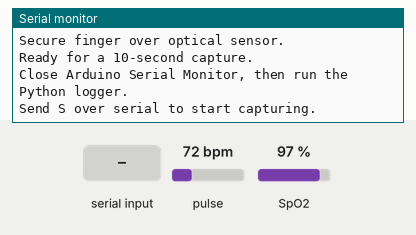
This sketch was run on a simulated ESP32. Shown: the last lines printed to the serial monitor. The inputs (shaded band) are chosen by the test bench; at power-on: pulse 72 bpm, SpO2 97 %.

Above: at 2.2 s.
2.3 s: "S" received over Serial
At 2.37 s:
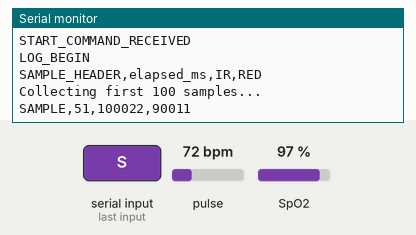
3.8 s: pulse set to 42 bpm
At 3.9 s:
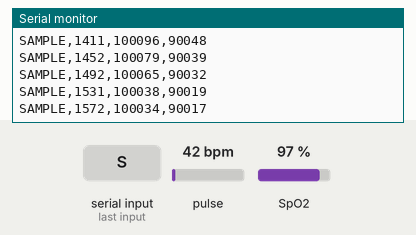
6.8 s: SpO2 set to 80 %
At 6.9 s:
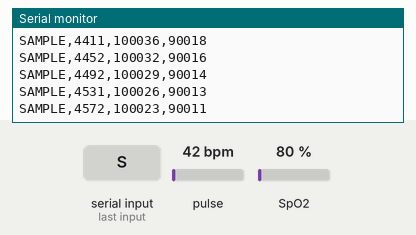
8.3 s: pulse set to 70 bpm
At 8.3 s:
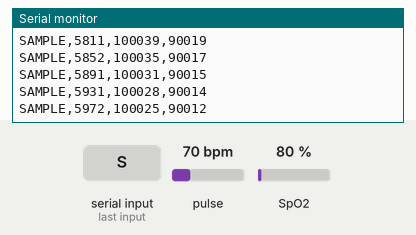
9.8 s: "s" received over Serial
Timing chart, 0 to 12.8 s (numbered marks = the images above; inputs shaded):
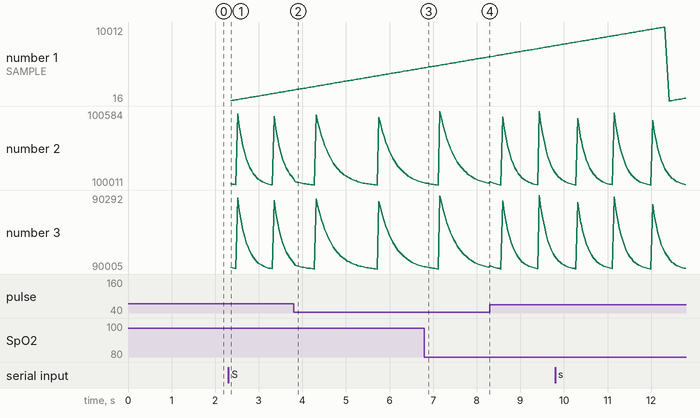

Measured:
- after the input at 2.3 s, the serial monitor: prints a new line at once (image 1)

The sketch:

MAX30102_PLOT_WRITE.ino
```cpp
#include <Arduino.h>
#include <Wire.h>
#include "MAX30105.h"
#include "spo2_algorithm.h"

// =====================================================
// ESP32 / MAX30102 interpreter. Sends raw data to : MAX30102_PLOT_READ.py to log and graph

#define SDA_PIN 21
#define SCL_PIN 22

MAX30105 particleSensor;

// Avoid BUFFER_SIZE naming conflict with the library
const int SAMPLE_BUFFER_SIZE = 100;
const int NEW_SAMPLES = 25;

// Diagnostic thresholds.
// These are starting heuristics, NOT calibrated limits.
const uint32_t LOW_SIGNAL_THRESHOLD = 10000;
const uint32_t NEAR_ADC_MAX = 250000;
const unsigned long SAMPLE_TIMEOUT_MS = 1500;

// Sensor buffers
uint32_t irBuffer[SAMPLE_BUFFER_SIZE];
uint32_t redBuffer[SAMPLE_BUFFER_SIZE];

// Algorithm outputs
int32_t heartRate = 0;
int32_t spo2 = 0;

int8_t validHeartRate = 0;
int8_t validSPO2 = 0;

// Tracks whether we have a complete 100-sample window
bool bufferReady = false;

// The PC sends 'S' to trigger a complete 10-second capture.
// The Arduino sends timestamped raw samples and existing diagnostics.
const unsigned long CAPTURE_DURATION_MS = 10000;
bool captureActive = false;
unsigned long captureStartMs = 0;

void stopCapture() {
  Serial.println("LOG_END");
  captureActive = false;
  Serial.println("Capture complete. Send S for another 10-second capture.");
}


// =====================================================
// SIGNAL STATISTICS
// =====================================================

struct SignalStats {
  uint32_t minimum;
  uint32_t maximum;
  float average;
  float rangePercent;

  int lowSamples;
  int nearMaxSamples;
  int largeJumps;
  int repeatedPairs;
};

// Keep SignalStats out of top-level function signatures. Arduino may
// auto-generate prototypes before the struct definition otherwise.
// Slots: 0=full IR, 1=full RED, 2=new IR, 3=new RED.
SignalStats diagnosticStats[4];

// Analyze any section of a sample buffer
void analyzeSignal(
  const uint32_t data[],
  int startIndex,
  int count,
  int slot
) {

  SignalStats &result = diagnosticStats[slot];
  result = {};

  result.minimum = 0xFFFFFFFFUL;
  result.maximum = 0;

  uint64_t sum = 0;

  for (int i = startIndex; i < startIndex + count; i++) {

    uint32_t value = data[i];

    sum += value;

    if (value < result.minimum)
      result.minimum = value;

    if (value > result.maximum)
      result.maximum = value;

    // Detect unusually low signal values
    if (value < LOW_SIGNAL_THRESHOLD)
      result.lowSamples++;

    // Detect values approaching the 18-bit ADC limit
    if (value >= NEAR_ADC_MAX)
      result.nearMaxSamples++;

    if (i > startIndex) {

      uint32_t previous = data[i - 1];

      // Calculate absolute difference between samples
      uint32_t difference =
        value >= previous ?
        value - previous :
        previous - value;

      // Flag changes >= 25% of previous sample
      if (previous > 0 &&
          (uint64_t)difference * 4 >= previous) {

        result.largeJumps++;
      }

      // Detect consecutive identical readings
      if (value == previous)
        result.repeatedPairs++;
    }
  }

  result.average = (float)sum / count;

  if (result.average > 0) {
    result.rangePercent =
      100.0f *
      (result.maximum - result.minimum) /
      result.average;
  } else {
    result.rangePercent = 0;
  }

}

// =====================================================
// READ ONE RED/IR SAMPLE PAIR
// =====================================================

bool readSensor(int index) {

  unsigned long startTime = millis();

  // Wait for a sample, but don't wait forever
  while (particleSensor.available() == 0) {

    particleSensor.check();

    if (millis() - startTime > SAMPLE_TIMEOUT_MS) {
      return false;
    }

    delay(1);
  }

  // Read matching samples from the FIFO
  redBuffer[index] = particleSensor.getFIFORed();
  irBuffer[index] = particleSensor.getFIFOIR();

  // Timestamped raw samples: SAMPLE,elapsed_ms,IR,RED
  // This is useful for plotting the pulse waveform and finding dropouts.
  if (captureActive) {
    Serial.print("SAMPLE,");
    Serial.print(millis() - captureStartMs);
    Serial.print(",");
    Serial.print(irBuffer[index]);
    Serial.print(",");
    Serial.println(redBuffer[index]);
  }

  particleSensor.nextSample();

  return true;
}

// =====================================================
// HEART RATE AND SPO2 CALCULATION
// =====================================================

void calculateVitals() {

  maxim_heart_rate_and_oxygen_saturation(
    irBuffer,
    SAMPLE_BUFFER_SIZE,
    redBuffer,
    &spo2,
    &validSPO2,
    &heartRate,
    &validHeartRate
  );
}

// =====================================================
// PRINT SIGNAL STATISTICS
// =====================================================

void printStats(const char* label, int slot) {

  const SignalStats &s = diagnosticStats[slot];
  Serial.print(label);

  Serial.print(" Min=");
  Serial.print(s.minimum);

  Serial.print(" Max=");
  Serial.print(s.maximum);

  Serial.print(" Avg=");
  Serial.print(s.average, 1);

  Serial.print(" Range%=");
  Serial.print(s.rangePercent, 1);

  Serial.print(" Low=");
  Serial.print(s.lowSamples);

  Serial.print(" NearMax=");
  Serial.print(s.nearMaxSamples);

  Serial.print(" Jumps=");
  Serial.print(s.largeJumps);

  Serial.print(" Repeats=");
  Serial.println(s.repeatedPairs);
}

// =====================================================
// DISPLAY RESULTS AND DIAGNOSTICS
// =====================================================

void printVitals(int recentStart, int recentCount,
                 unsigned long collectionTime) {

  // Analyze complete 100-sample window and newly collected samples.
  analyzeSignal(irBuffer, 0, SAMPLE_BUFFER_SIZE, 0);
  analyzeSignal(redBuffer, 0, SAMPLE_BUFFER_SIZE, 1);
  analyzeSignal(irBuffer, recentStart, recentCount, 2);
  analyzeSignal(redBuffer, recentStart, recentCount, 3);

  // Local aliases do not appear in Arduino-generated prototypes.
  const SignalStats &irStats = diagnosticStats[0];
  const SignalStats &redStats = diagnosticStats[1];
  const SignalStats &recentIR = diagnosticStats[2];
  const SignalStats &recentRED = diagnosticStats[3];

  Serial.println();
  Serial.println("================================");
  Serial.println("       MAX30102 DIAGNOSTICS");
  Serial.println("================================");

  // ---------------------------------------------
  // Latest readings
  // ---------------------------------------------

  Serial.print("Latest IR: ");
  Serial.println(irBuffer[SAMPLE_BUFFER_SIZE - 1]);

  Serial.print("Latest RED: ");
  Serial.println(redBuffer[SAMPLE_BUFFER_SIZE - 1]);

  Serial.print("Samples collected: ");
  Serial.println(recentCount);

  Serial.print("Collection time (ms): ");
  Serial.println(collectionTime);

  // ---------------------------------------------
  // Calculated results
  // ---------------------------------------------

  Serial.println("--- VITALS ---");

  Serial.print("Heart Rate: ");

  if (validHeartRate == 1 && heartRate > 0) {
    Serial.print(heartRate);
    Serial.println(" BPM");
  } else {
    Serial.println("INVALID");
  }

  Serial.print("Blood Oxygen: ");

  if (validSPO2 == 1 && spo2 >= 0 && spo2 <= 100) {
    Serial.print(spo2);
    Serial.println(" %");
  } else {
    Serial.println("INVALID");
  }

  // ---------------------------------------------
  // Raw outputs from Maxim algorithm
  // ---------------------------------------------

  Serial.println("--- ALGORITHM OUTPUT ---");

  Serial.print("Raw Heart Rate: ");
  Serial.println(heartRate);

  Serial.print("Heart Rate Valid Flag: ");
  Serial.println((int)validHeartRate);

  Serial.print("Raw SpO2: ");
  Serial.println(spo2);

  Serial.print("SpO2 Valid Flag: ");
  Serial.println((int)validSPO2);

  // ---------------------------------------------
  // Raw signal information
  // ---------------------------------------------

  Serial.println("--- FULL 100-SAMPLE WINDOW ---");

  printStats("IR: ", 0);
  printStats("RED:", 1);

  Serial.println("--- NEW SAMPLES ONLY ---");

  printStats("IR: ", 2);
  printStats("RED:", 3);

  // ---------------------------------------------
  // Diagnostic warnings
  // ---------------------------------------------

  Serial.println("--- DIAGNOSTIC REPORT ---");

  bool signalWarning = false;

  // Low optical signal
  if (recentIR.lowSamples > 0 ||
      recentRED.lowSamples > 0) {

    Serial.println(
      "WARNING: Low optical signal detected."
    );

    Serial.println(
      "Possible: finger shifted, poor contact,"
    );

    Serial.println(
      "weak illumination, or sensor read issue."
    );

    signalWarning = true;
  }

  // Abrupt variations in received light
  if (recentIR.largeJumps > 0 ||
      recentRED.largeJumps > 0) {

    Serial.println(
      "WARNING: Sudden signal changes detected."
    );

    Serial.println(
      "Possible: movement, unstable pressure,"
    );

    Serial.println(
      "loose connection, or sample corruption."
    );

    signalWarning = true;
  }

  // Large variation across complete window
  if (irStats.rangePercent > 30.0f ||
      redStats.rangePercent > 30.0f) {

    Serial.println(
      "WARNING: Large variation in 4-second window."
    );

    Serial.println(
      "Optical contact may have changed."
    );

    signalWarning = true;
  }

  // Approaching ADC limit
  if (irStats.nearMaxSamples > 0 ||
      redStats.nearMaxSamples > 0) {

    Serial.println(
      "WARNING: Signal approaching ADC maximum."
    );

    Serial.println(
      "Check LED brightness and sensor placement."
    );

    signalWarning = true;
  }

  // Repeated samples
  if (recentIR.repeatedPairs > 15 ||
      recentRED.repeatedPairs > 15) {

    Serial.println(
      "WARNING: Many consecutive identical samples."
    );

    Serial.println(
      "Possible weak or stalled signal acquisition."
    );

    signalWarning = true;
  }

  // Heart-rate algorithm failure
  if (validHeartRate != 1 || heartRate <= 0) {

    Serial.println(
      "ERROR: Heart-rate algorithm rejected result."
    );

    Serial.println(
      "It may not have found enough usable IR peaks."
    );
  }

  // SpO2 algorithm failure
  if (validSPO2 != 1 || spo2 < 0 || spo2 > 100) {

    Serial.println(
      "ERROR: SpO2 algorithm rejected result."
    );

    Serial.println(
      "Possible unusable RED/IR pulse ratios."
    );

    Serial.println(
      "Check signal quality and library algorithm."
    );
  }

  // Valid flag with questionable input
  if (signalWarning &&
      validSPO2 == 1 &&
      spo2 >= 0 &&
      spo2 <= 100) {

    Serial.println(
      "CAUTION: SpO2 was accepted despite"
    );

    Serial.println(
      "detected signal-quality warnings."
    );
  }

  if (!signalWarning) {
    Serial.println(
      "No major raw-signal warnings detected."
    );
  }

  Serial.println(
    "NOTE: Diagnostics are heuristic, not proof."
  );

  Serial.println("================================");
}

// =====================================================
// SETUP
// =====================================================

void setup() {

  Serial.begin(115200);
  delay(1000);

  Serial.println("FIRMWARE: MAX30102_PLOT_READY_V3");
  Serial.println("Initializing MAX30102...");

  // ESP32 I2C pins
  Wire.begin(SDA_PIN, SCL_PIN);

  if (!particleSensor.begin(Wire, I2C_SPEED_FAST)) {

    Serial.println("MAX30102 not found!");
    Serial.println("Check wiring and power.");

    while (true) {
      delay(1000);
    }
  }

  Serial.println("MAX30102 initialized.");

  // Preserve original SpO2 algorithm settings
  byte ledBrightness = 60;
  byte sampleAverage = 4;
  byte ledMode = 2;

  int sampleRate = 100;
  int pulseWidth = 411;
  int adcRange = 4096;

  particleSensor.setup(
    ledBrightness,
    sampleAverage,
    ledMode,
    sampleRate,
    pulseWidth,
    adcRange
  );

  particleSensor.setPulseAmplitudeGreen(0);

  Serial.println("Sensor configured.");
  Serial.println("Secure finger over optical sensor.");
  Serial.println("Ready for a 10-second capture.");
  Serial.println("Close Arduino Serial Monitor, then run the Python logger.");
  Serial.println("Send S over serial to start capturing.");
}

// =====================================================
// MAIN LOOP
// =====================================================

void loop() {

  // Wait until the Windows Python logger requests a capture.
  // This avoids losing the first seconds while the serial port opens.
  if (!captureActive) {
    if (Serial.available()) {
      char command = Serial.read();

      if (command == 'S' || command == 's') {
        // Clear the calculation state for a fresh measurement session.
        bufferReady = false;
        captureStartMs = millis();
        captureActive = true;

        Serial.println("START_COMMAND_RECEIVED");
        Serial.println("LOG_BEGIN");
        Serial.println("SAMPLE_HEADER,elapsed_ms,IR,RED");
        Serial.println("Collecting first 100 samples...");
      }
    }
    delay(5);
    return;
  }

  // Terminate the capture after 10 seconds (checked frequently).
  if (millis() - captureStartMs >= CAPTURE_DURATION_MS) {
    stopCapture();
    return;
  }

  int recentStart;
  int recentCount;
  const unsigned long collectionStartMs = millis();

  if (!bufferReady) {
    recentStart = 0;
    recentCount = SAMPLE_BUFFER_SIZE;
  } else {
    // Keep the most recent 75 readings, then append 25 new ones.
    for (int i = NEW_SAMPLES; i < SAMPLE_BUFFER_SIZE; i++) {
      redBuffer[i - NEW_SAMPLES] = redBuffer[i];
      irBuffer[i - NEW_SAMPLES] = irBuffer[i];
    }
    recentStart = SAMPLE_BUFFER_SIZE - NEW_SAMPLES;
    recentCount = NEW_SAMPLES;
  }

  for (int i = recentStart; i < SAMPLE_BUFFER_SIZE; i++) {
    if (millis() - captureStartMs >= CAPTURE_DURATION_MS) {
      // The partial window is intentionally not passed to the algorithm.
      stopCapture();
      return;
    }

    if (!readSensor(i)) {
      Serial.println("ERROR: Timed out waiting for MAX30102 sample.");
      Serial.println("Check sensor power, I2C connections, and USB.");
      stopCapture();
      return;
    }
  }

  bufferReady = true;
  const unsigned long collectionTime = millis() - collectionStartMs;

  // SpO2/HR require a complete rolling 100-sample window.
  calculateVitals();
  Serial.print("WINDOW_END_MS,");
  Serial.println(millis() - captureStartMs);
  printVitals(recentStart, recentCount, collectionTime);
}
```
